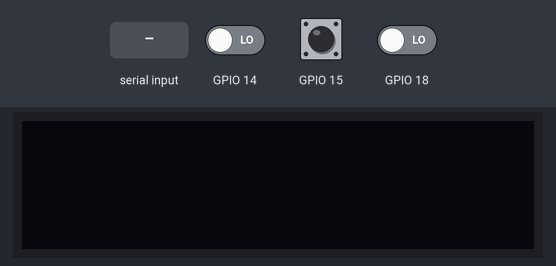
Bench run of a program on a simulated Raspberry Pi (BCM pin numbers). Shown: 128×32 one-colour display. The inputs (shaded band) are chosen by the test bench; at power-on: GPIO 15 LOW, GPIO 14 LOW, GPIO 18 LOW. Threads take turns every 2 ms; what the program prints to the terminal is not drawn.

Above: at 1.2 s.
1.3 s: "freq" typed at the terminal, then Enter
At 2.3 s:
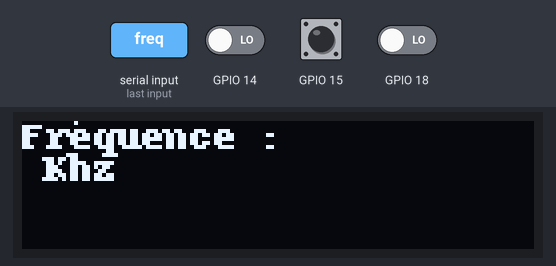
2.8 s: GPIO 15 pulled HIGH for 3.2 s
At 3.2 s:
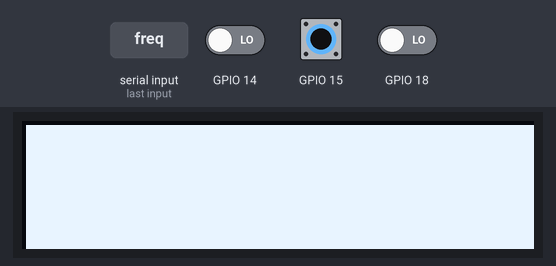
7.5 s: "name" typed at the terminal, then Enter
At 8.2 s:
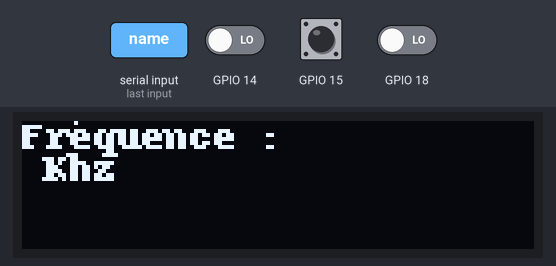
Timing chart, 0 to 7.7 s (numbered marks = the images above; inputs shaded):
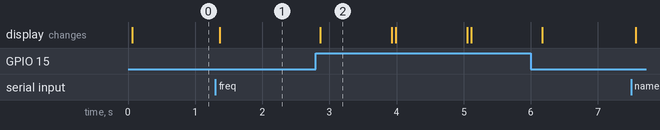

The program:

InputAndScreen.py
```python
import sys

import Adafruit_SSD1306

from PIL import Image
from PIL import ImageDraw
from PIL import ImageFont
import time, os, subprocess

import RPi.GPIO as GPIO # Import Raspberry Pi GPIO library
import threading


RST = None
DC = 23
SPI_PORT = 0
SPI_DEVICE = 0

# 128x64 display
disp = Adafruit_SSD1306.SSD1306_128_32(rst=RST)


disp.begin()
disp.clear()
disp.display()

width = disp.width
height = disp.height
image = Image.new('1', (width,height))
draw = ImageDraw.Draw(image)
draw.rectangle((0,0,width,height), outline=0, fill=0)

padding = -2
top = padding
bottom = height - padding
x = 0
font = ImageFont.load_default()
i=0
p = 1

GPIO.setwarnings(False)
GPIO.setmode(GPIO.BCM) # Use physical pin numbering
GPIO.setup(14, GPIO.IN, pull_up_down=GPIO.PUD_DOWN) # +
GPIO.setup(15, GPIO.IN, pull_up_down=GPIO.PUD_DOWN) # Stop
GPIO.setup(18, GPIO.IN, pull_up_down=GPIO.PUD_DOWN) # -

def screenOff() :

    draw.rectangle((0,0,width,height), outline=0, fill = 255 )
    disp.image(image)
    disp.display()
    time.sleep(1)
    draw.rectangle((0,0,width,height), outline=0, fill = 0 )
    disp.image(image)
    disp.display()

def screen(dico):
    draw.rectangle((0,0,width,height), outline=0, fill = 0 )
    draw.text((x,top), "Fréquence :", font = font, fill = 100)
    draw.text((x,top+8), dico["freq"], font = font, fill = 100)
    draw.text((x,top+16), dico["name"], font = font, fill = 100)
    disp.image(image)
    disp.display()


def button() :
    while True :
        #print("3")
        stop = 0
        if GPIO.input(15) == GPIO.HIGH :
            print("0")
            stop += 1
            screenOff()
        if GPIO.input(14) == GPIO.HIGH :
            #+100
            print("1")
            stop +=1

        if GPIO.input(18) == GPIO.HIGH :
            #-100
            print("2")
            stop +=1
        if stop == 0 :
            #Aucun boutton appuyé
            print("4")


dico_info = {"freq":"", "name":""}

thread_screen = threading.Thread(target=screen, args=(dico_info))
#thread_screen.start()

thread_button = threading.Thread(target=button)
thread_button.start()
for line in sys.stdin:
    if line[0:4] == "freq" :
        dico_info["freq"] = line[5:len(line)-1] + " Khz"

    if line[0:4] == "name" :
        if len(line) >= 6 :
            car = line[len(line)-2]
            dico_info["name"] = line[5:]


    screen(dico_info)
    #print(dico_info)

    sys.stdout.flush()


screenOff()
```

Measured:
- after the input at 1.3 s, the display: changes after 0.07 s (image 1)
- after the input at 2.8 s, the display: changes after 0.06 s (image 2)
- what the display in image 2 shows lasts 1.0 s, from 2.9 s to 3.9 s
